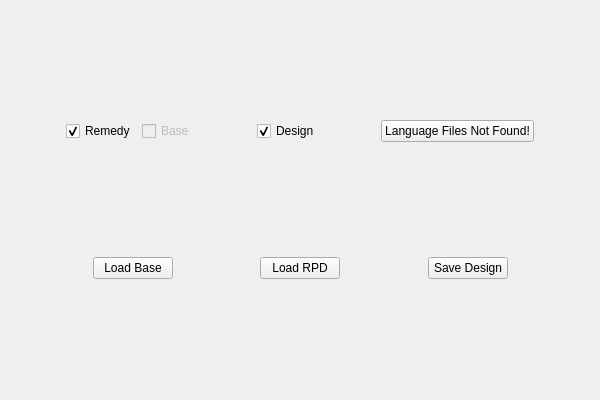
<?xml version="1.0" encoding="UTF-8"?>
<ui version="4.0">
 <class>RpdDesignClass</class>
 <widget class="QWidget" name="RpdDesignClass">
  <property name="geometry">
   <rect>
    <x>0</x>
    <y>0</y>
    <width>600</width>
    <height>400</height>
   </rect>
  </property>
  <property name="windowTitle">
   <string notr="true">RPD Design</string>
  </property>
  <layout class="QVBoxLayout" name="verticalLayout">
   <item>
    <layout class="QHBoxLayout" name="horizontalLayout_2">
     <item>
      <spacer name="horizontalSpacer_2">
       <property name="orientation">
        <enum>Qt::Horizontal</enum>
       </property>
       <property name="sizeHint" stdset="0">
        <size>
         <width>40</width>
         <height>20</height>
        </size>
       </property>
      </spacer>
     </item>
     <item>
      <widget class="QCheckBox" name="remedyCheckBox">
       <property name="locale">
        <locale language="Chinese" country="China"/>
       </property>
       <property name="text">
        <string notr="true">Remedy</string>
       </property>
       <property name="checked">
        <bool>true</bool>
       </property>
      </widget>
     </item>
     <item>
      <widget class="QCheckBox" name="baseCheckBox">
       <property name="enabled">
        <bool>false</bool>
       </property>
       <property name="text">
        <string notr="true">Base</string>
       </property>
       <property name="checked">
        <bool>false</bool>
       </property>
      </widget>
     </item>
     <item>
      <spacer name="horizontalSpacer">
       <property name="orientation">
        <enum>Qt::Horizontal</enum>
       </property>
       <property name="sizeHint" stdset="0">
        <size>
         <width>40</width>
         <height>20</height>
        </size>
       </property>
      </spacer>
     </item>
     <item>
      <widget class="QCheckBox" name="designCheckBox">
       <property name="text">
        <string notr="true">Design</string>
       </property>
       <property name="checkable">
        <bool>true</bool>
       </property>
       <property name="checked">
        <bool>true</bool>
       </property>
      </widget>
     </item>
     <item>
      <spacer name="horizontalSpacer_3">
       <property name="orientation">
        <enum>Qt::Horizontal</enum>
       </property>
       <property name="sizeHint" stdset="0">
        <size>
         <width>40</width>
         <height>20</height>
        </size>
       </property>
      </spacer>
     </item>
     <item>
      <widget class="QPushButton" name="switchLanguagePushButton">
       <property name="text">
        <string notr="true">Language Files Not Found!</string>
       </property>
      </widget>
     </item>
     <item>
      <spacer name="horizontalSpacer_8">
       <property name="orientation">
        <enum>Qt::Horizontal</enum>
       </property>
       <property name="sizeHint" stdset="0">
        <size>
         <width>40</width>
         <height>20</height>
        </size>
       </property>
      </spacer>
     </item>
    </layout>
   </item>
   <item>
    <layout class="QHBoxLayout" name="horizontalLayout">
     <item>
      <spacer name="horizontalSpacer_4">
       <property name="orientation">
        <enum>Qt::Horizontal</enum>
       </property>
       <property name="sizeHint" stdset="0">
        <size>
         <width>40</width>
         <height>20</height>
        </size>
       </property>
      </spacer>
     </item>
     <item>
      <widget class="QPushButton" name="loadBasePushButton">
       <property name="text">
        <string notr="true">Load Base</string>
       </property>
      </widget>
     </item>
     <item>
      <spacer name="horizontalSpacer_5">
       <property name="orientation">
        <enum>Qt::Horizontal</enum>
       </property>
       <property name="sizeHint" stdset="0">
        <size>
         <width>40</width>
         <height>20</height>
        </size>
       </property>
      </spacer>
     </item>
     <item>
      <widget class="QPushButton" name="loadRpdPushButton">
       <property name="text">
        <string notr="true">Load RPD</string>
       </property>
      </widget>
     </item>
     <item>
      <spacer name="horizontalSpacer_6">
       <property name="orientation">
        <enum>Qt::Horizontal</enum>
       </property>
       <property name="sizeHint" stdset="0">
        <size>
         <width>40</width>
         <height>20</height>
        </size>
       </property>
      </spacer>
     </item>
     <item>
      <widget class="QPushButton" name="saveDesignPushButton">
       <property name="text">
        <string notr="true">Save Design</string>
       </property>
      </widget>
     </item>
     <item>
      <spacer name="horizontalSpacer_7">
       <property name="orientation">
        <enum>Qt::Horizontal</enum>
       </property>
       <property name="sizeHint" stdset="0">
        <size>
         <width>40</width>
         <height>20</height>
        </size>
       </property>
      </spacer>
     </item>
    </layout>
   </item>
  </layout>
 </widget>
 <layoutdefault spacing="6" margin="11"/>
 <resources/>
 <connections/>
 <slots>
  <slot>loadImage()</slot>
 </slots>
</ui>
